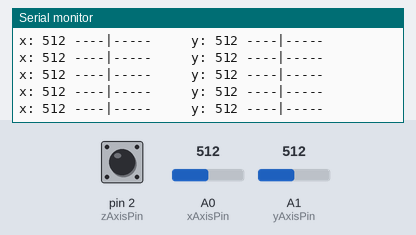
This sketch was run on a simulated Arduino Uno, built with avr-gcc and run on an emulated ATmega328P. On the bench: the last lines printed to the serial monitor. The inputs (shaded band) are chosen by the test bench; at power-on: pin 2 (zAxisPin) HIGH, A0 (xAxisPin) = 512, A1 (yAxisPin) = 512.

Above: at 1.2 s.
1.3 s: pin 2 (zAxisPin) pulled LOW for 0.15 s
At 1.32 s:
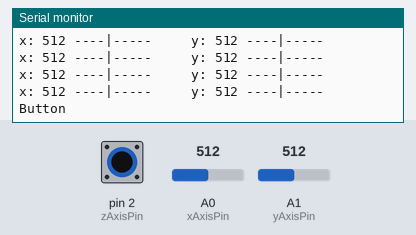
2.9 s: A0 (xAxisPin) set to 1023
At 2.94 s:
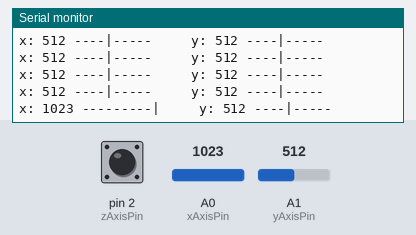
5.9 s: A1 (yAxisPin) set to 716
At 5.97 s:
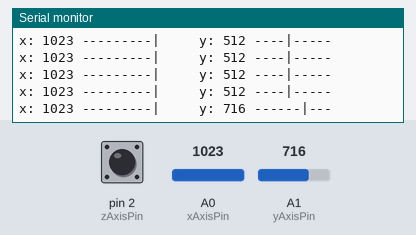
7.4 s: pin 2 (zAxisPin) pulled LOW for 1 s
At 7.49 s:
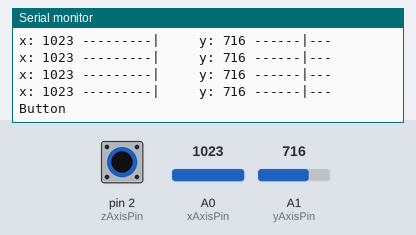
9.9 s: A0 (xAxisPin) set to 900
At 9.91 s:
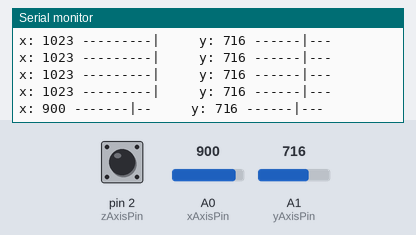
11.4 s: A1 (yAxisPin) set to 900
At 11.43 s:
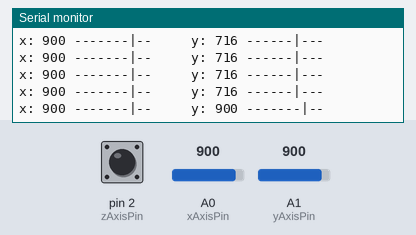
Timing chart, 0 to 13.9 s (numbered marks = the images above; inputs shaded):
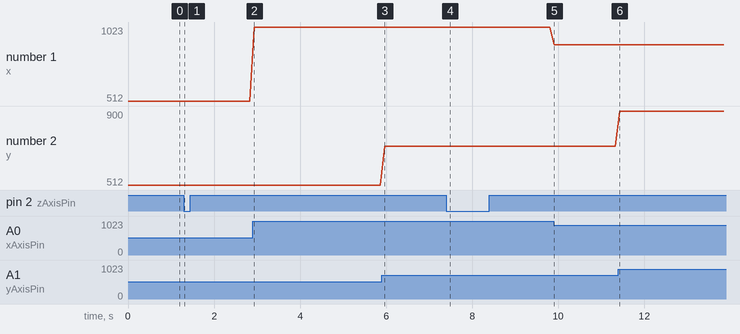

The sketch:

Arduino.ino
```cpp
const int xAxisPin = 0;
const int yAxisPin = 1;
const int zAxisPin = 2;
const String bars[] = {
    "|---------",
    "-|--------",
    "--|-------",
    "---|------",
    "----|-----",
    "-----|----",
    "------|---",
    "-------|--",
    "--------|-",
    "---------|",
};
void setup()
{
  pinMode(zAxisPin, INPUT_PULLUP);
  Serial.begin(115200);
}

void loop()
{
  int xValue = analogRead(xAxisPin);
  int yValue = analogRead(yAxisPin);
  int zValue = digitalRead(zAxisPin);

  int xDisplay = map(xValue, 0, 1023, 0, 9);
  int yDisplay = map(yValue, 0, 1023, 0, 9);
  String output = "x: ";
  output += String(xValue);
  output += " ";
  output += bars[xDisplay];
  output += "   \ty: ";
  output += String(yValue);
  output += " ";
  output += bars[yDisplay];
  if (zValue == LOW)
  {
    output += "   Button";
  }
  Serial.println(output);
  delay(100);
}
```

Measured:
- after the input at 1.3 s, the serial monitor: prints a new line at once (image 1)
- after the input at 2.9 s, the serial monitor: prints a new line at once (image 2)
- after the input at 5.9 s, the serial monitor: prints a new line after 0.07 s (image 3)
- after the input at 7.4 s, the serial monitor: prints a new line after 0.08 s (image 4)
- after the input at 9.9 s, the serial monitor: prints a new line at once (image 5)
- after the input at 11.4 s, the serial monitor: prints a new line at once (image 6)
- plotted number 1: 512 → 1023 after the input at 2.9 s, 1023 → 900 after the input at 9.9 s
- plotted number 2: 512 → 716 after the input at 5.9 s
